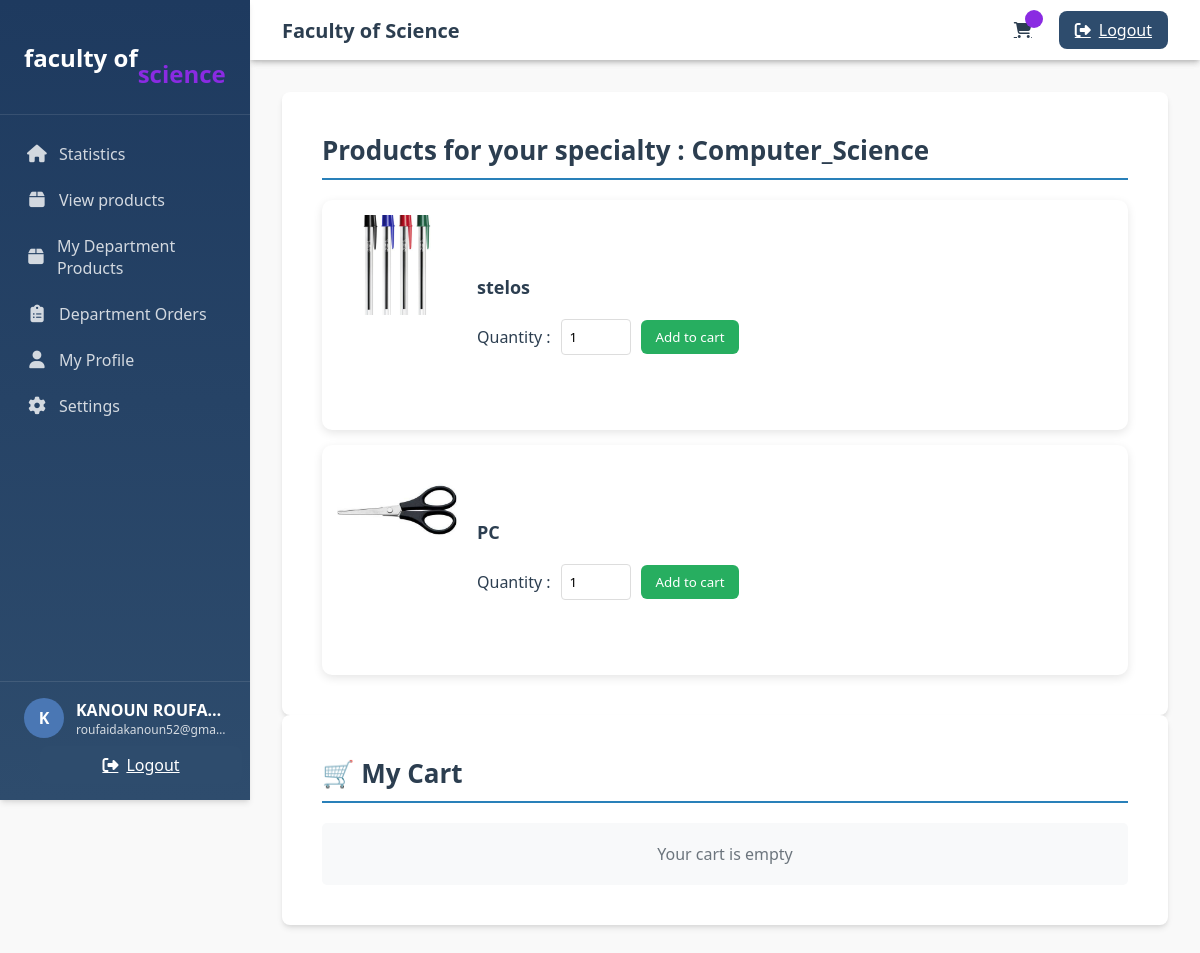
The page /php/products_department.php (signed in) on the database as committed earlier.
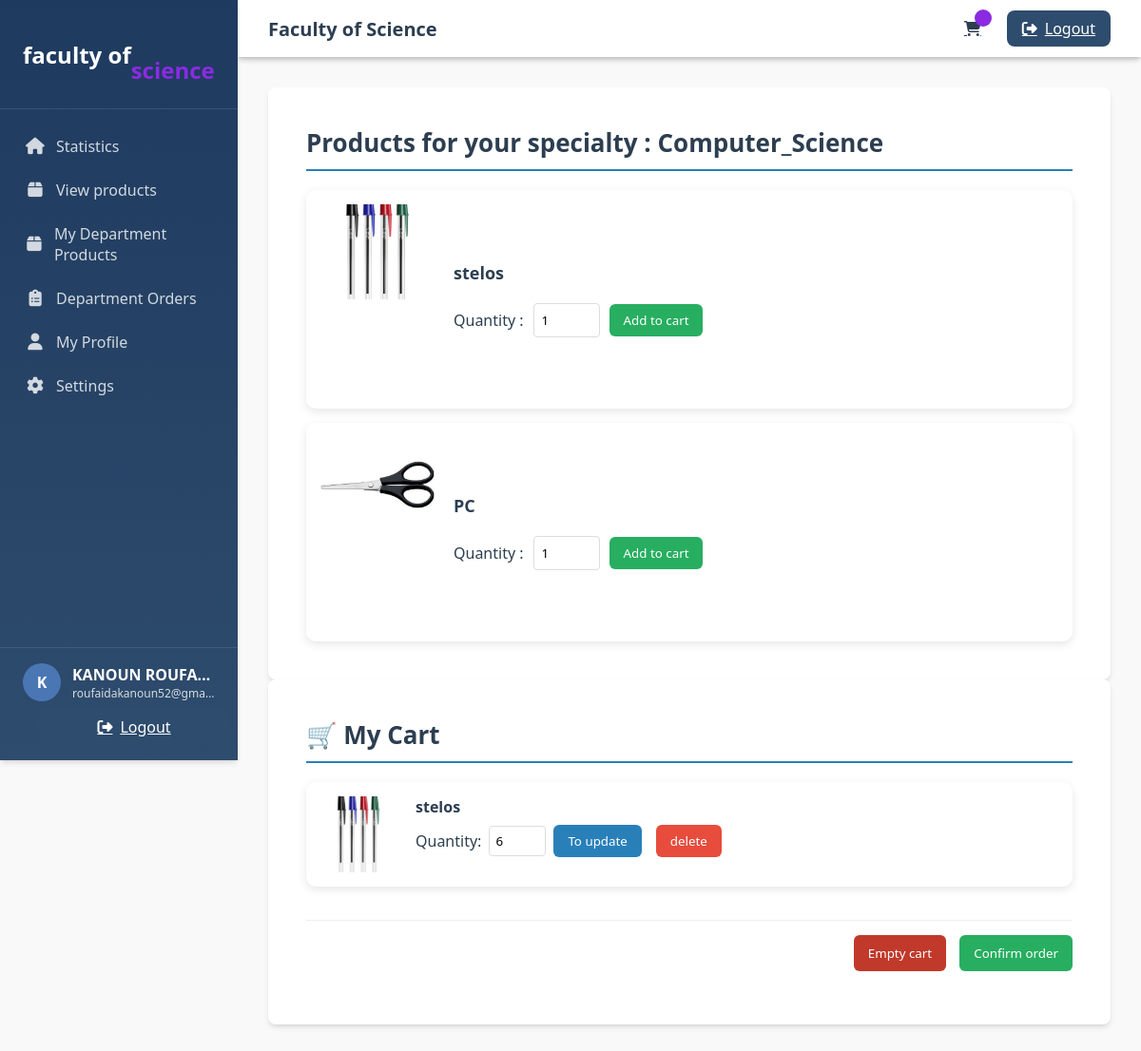
The same page on the database as committed later.
### tables this page shows
CREATE TABLE IF NOT EXISTS `products` (
  `id` int NOT NULL AUTO_INCREMENT,
  `name` varchar(100) NOT NULL,
  `image` varchar(100) NOT NULL,
  `speciality` varchar(50) NOT NULL,
  `quantity` int NOT NULL,
  `department_id` int DEFAULT NULL,
  `created_at` timestamp NULL DEFAULT CURRENT_TIMESTAMP,
  PRIMARY KEY (`id`)
);

CREATE TABLE IF NOT EXISTS `cart` (
  `id` int NOT NULL AUTO_INCREMENT,
  `user_id` int NOT NULL,
  `product_id` int NOT NULL,
  `name` varchar(100) NOT NULL,
  `image` varchar(100) NOT NULL,
  `quantity` int NOT NULL,
  `status` varchar(20) DEFAULT 'pending',
  `date_commande` date NOT NULL,
  `created_at` timestamp NULL DEFAULT CURRENT_TIMESTAMP,
  PRIMARY KEY (`id`)
);

### php/products_department.php (the view, shortened to what this page needs)
<?php
include 'topp.php';
include 'sidebarr.php';
$order_just_confirmed = false;
$user_id = $_SESSION['user_id'];
$user = mysqli_fetch_assoc(mysqli_query($conn, "SELECT * FROM user_info WHERE id = '$user_id'"));
$speciality = $user['speciality'];
$products = mysqli_query($conn, "SELECT * FROM products WHERE speciality = '$speciality'");
if ($order_just_confirmed) {
    $cart = mysqli_query($conn, "SELECT * FROM cart WHERE user_id = '$user_id' AND (status = 'en attente' OR status IS NULL OR status = '')");
} else {
    $cart = mysqli_query($conn, "SELECT * FROM cart WHERE user_id = '$user_id' AND (status = 'en attente' OR status IS NULL OR status = '')");
}
?>
<div class="section">
    <h2>Products for your specialty : <?php echo htmlspecialchars($speciality); ?></h2>
    <div class="products-list">
        <?php while ($product = mysqli_fetch_assoc($products)): ?>
        <div class="product-item">
            <div class="product-image">
                <img src="<?php echo htmlspecialchars($product['image']); ?>" alt="Image produit">
            </div>
            <div class="product-details">
                <h3><?php echo htmlspecialchars($product['name']); ?></h3>
                <form class="add-to-cart-form" action="<?= $_SERVER['PHP_SELF']; ?>" method="post">
                    <div class="quantity-control">
                        <label>Quantity :</label>
                        <input type="number" name="quantity" value="1" min="1" required>
                        <button type="submit" class="btn">Add to cart</button>
                    </div>
                </form>
            </div>
        </div>
        <?php endwhile; ?>
    </div>
</div>
<div class="section">
    <h2>🛒 My Cart</h2>
    <div class="cart-list" id="cart-content">
        <?php
        $has_items = false;
        mysqli_data_seek($cart, 0);
        while ($item = mysqli_fetch_assoc($cart)):
            $has_items = true;
            ?>
            <div class="cart-item" data-id="<?= $item['id']; ?>">
                <div class="cart-item-image">
                    <img src="<?= $item['image']; ?>" alt="Produit">
                </div>
                <div class="cart-info">
                    <h4><?= htmlspecialchars($item['name']); ?></h4>
                    <div class="quantity-controls">
                        <form class="update-quantity-form" action="<?= $_SERVER['PHP_SELF']; ?>" method="post">
                            <div class="quantity-input-group">
                                <label for="quantity-<?= $item['id']; ?>">Quantity:</label>
                                <input type="number" id="quantity-<?= $item['id']; ?>" name="new_quantity" value="<?= $item['quantity']; ?>" min="1" required>
                                <button type="submit" class="btn-update">To update</button>
                            </div>
                        </form>
                        <form class="delete-form" action="delete_from_cart.php" method="post">
                            <button type="submit" class="btn-delete">delete</button>
                        </form>
                    </div>
                </div>
            </div>
        <?php endwhile; ?>
        <?php if (!$has_items): ?>
            <div class="empty-cart-message">
                <p>Your cart is empty</p>
            </div>
        <?php else: ?>
            <div class="cart-actions">
                <form action="<?= $_SERVER['PHP_SELF']; ?>" method="post" class="clear-cart-form">
                    <button type="submit" class="btn-delete-all">Empty cart</button>
                    <button id="confirm-order" type="submit" name="confirm_order" value="yes" class="btn-confirm-order">Confirm order</button>
                </form>
            </div>
        <?php endif; ?>
    </div>
</div>

Rows that differ between the two databases and show on the page:
added cart: image (picture), name "stelos", new_quantity "6"
Other text that changed with them:
text no longer shown: "Your cart is empty"
text now shown: "Empty cart Confirm order"
